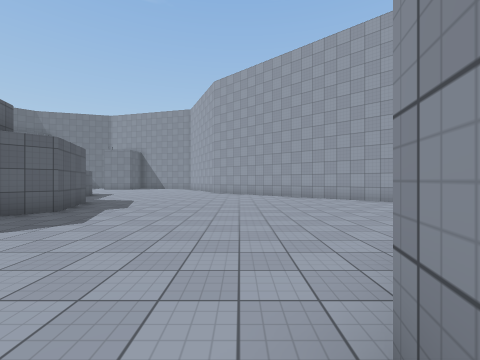
view 1 (above)

24 first-person views from a walk through a 3-D level made in the Unity game engine. The camera is 1.5 m above the floor, looks level and sees 90° across. The floor is counted in squares, 2 m on a side. Each view is taken from the middle of a square. On the plan, view 1 faces up. The plan holds only what a view shows up to about 9 squares ahead; the rest is blank. The place goes on beyond the plan. The player character is not drawn. Surface patterns are stand-ins for the level's own textures.

view 2
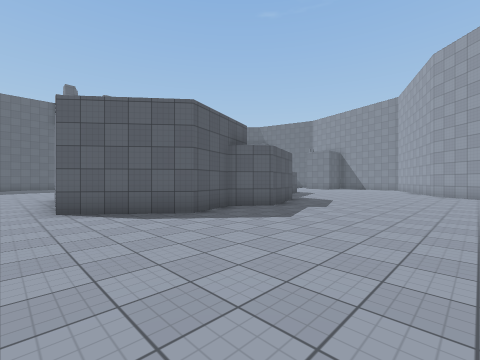

view 3
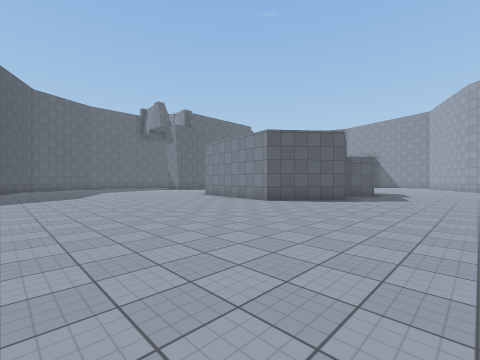

view 4
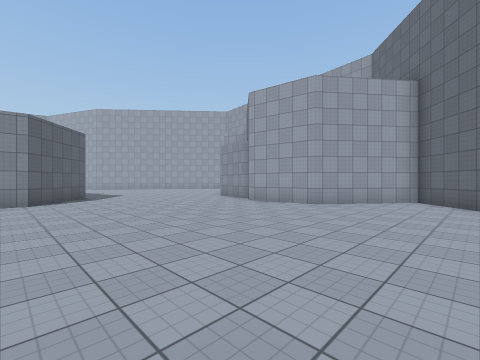

view 5
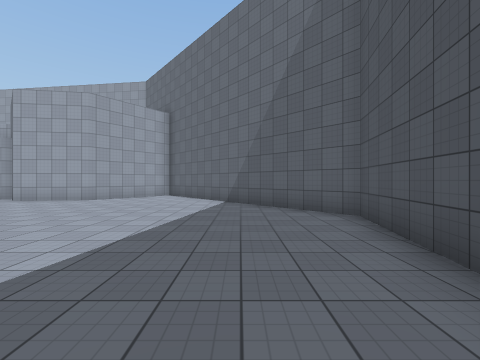

view 6
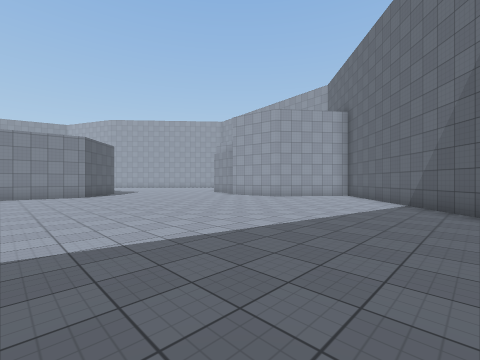

view 7
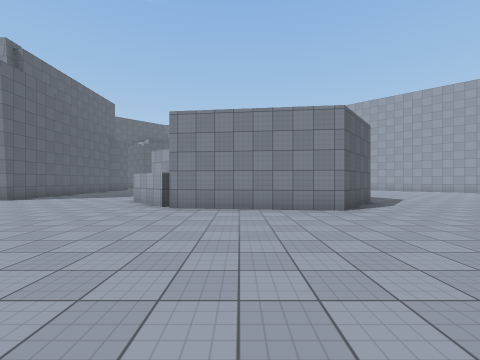

view 8
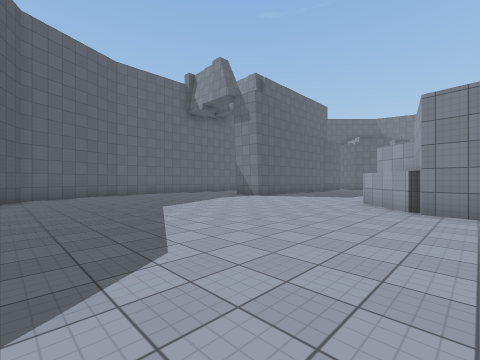

view 9
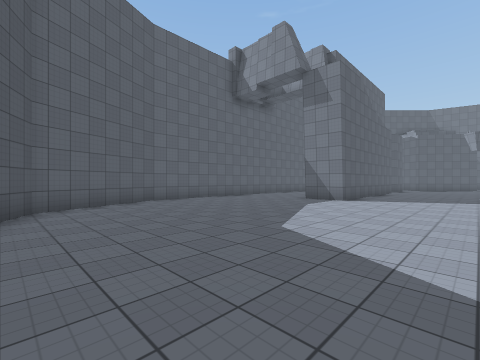

view 10
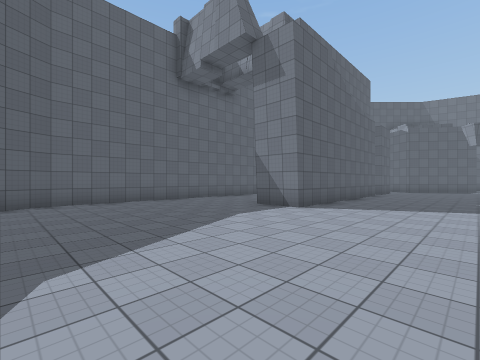

view 11
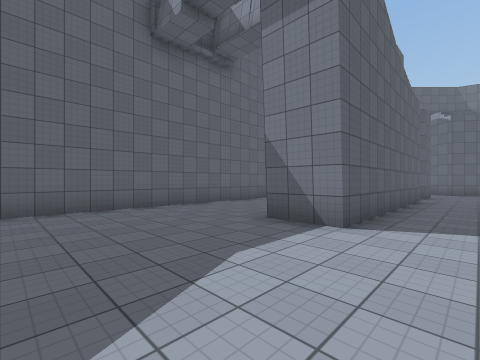

view 12
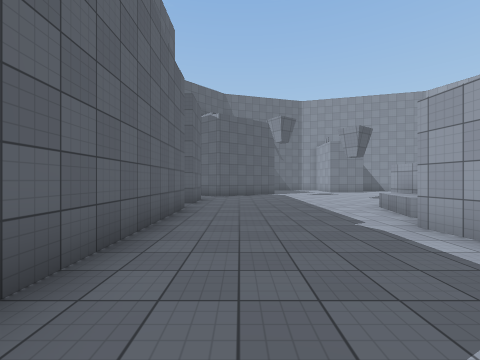

view 13
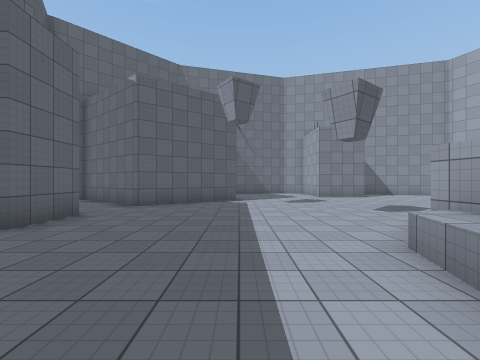

view 14
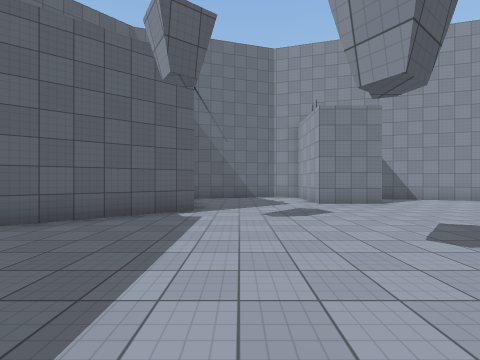

view 15
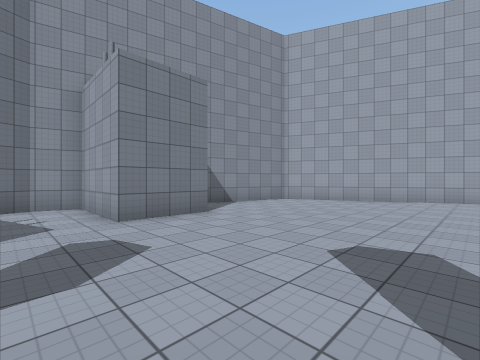

view 16
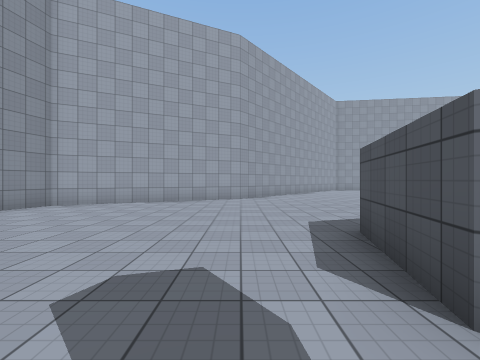

view 17
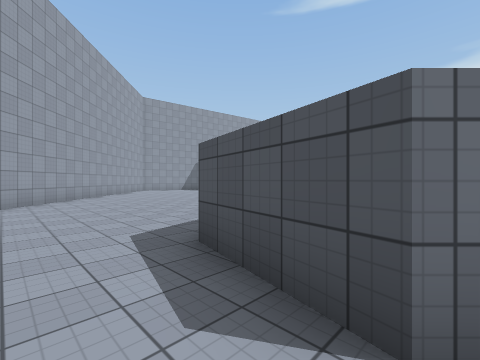

view 18
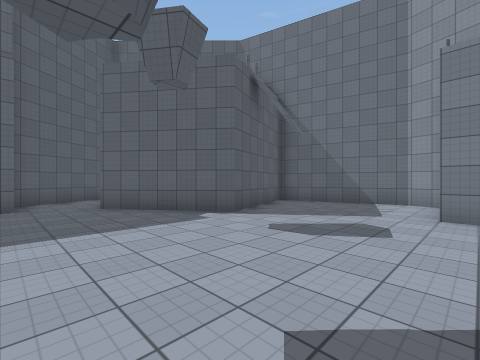

view 19
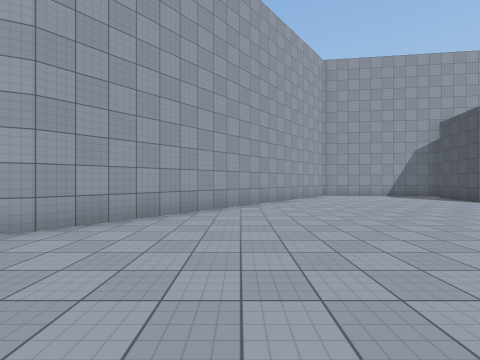

view 20
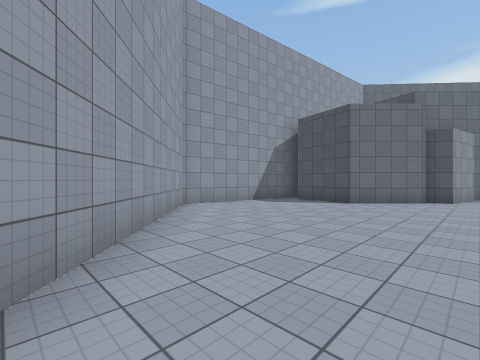

view 21
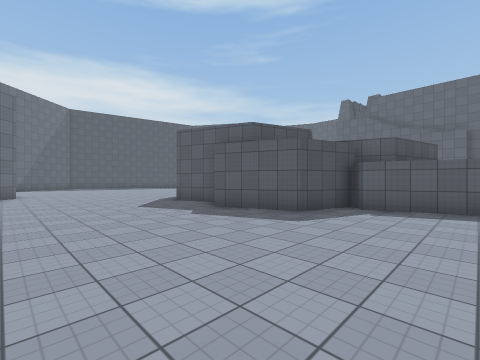

view 22
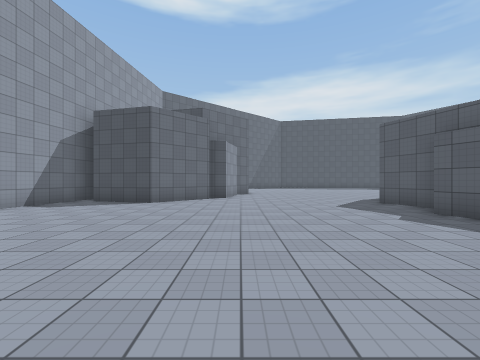

view 23
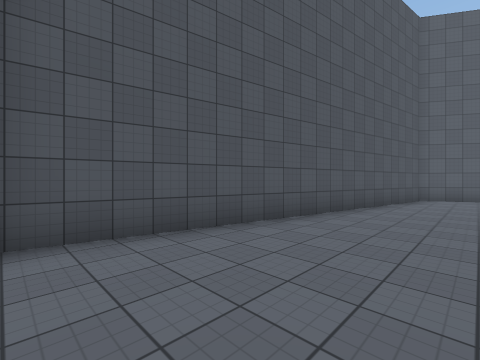

view 24
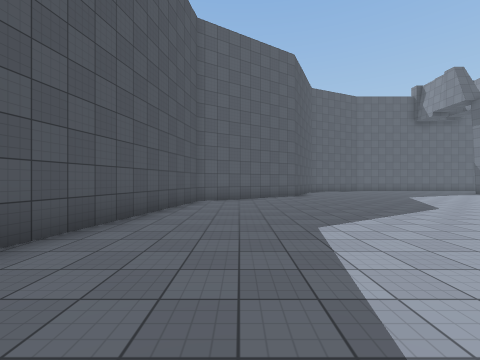

### Floor plan
Points are (right, up) in squares from view 1. A wall is a line through its corners. A room is listed if a view was taken in it or the views show most of it. See-through windows are left out.
Room 1 (views 1, 2, 3, 4, 5, 6, 7, 8, 9, 10, 11, 12, 13, 14, 15, 16, 17, 18, 19, 20, 21, 22, 23, 24)
walls: (-11.1, 1.6) (-12.7, 3.4); (-13, 6.9) (-13.2, 7.9); (-0.2, -1.6) (0.2, -1.3); (0.1, -0.9) (0.6, 0.9) (1.2, 1.1); (-11.4, 10.2) (-11.5, 11.2); (-7.1, 11) (-6.4, 8.9) (-6.9, 8.5) (-5.1, 7.9) (-4.3, 5.7) (-5.1, 4.8) (-4.5, 3.2) (-6.4, 0.9) (-11, 1.4); (1.2, 1.4) (2.9, 3.1) (5.2, 2.5); (-9.9, 12.8) (-7.4, 12.2); (-15.5, -9) (-14.5, -10.5) (-4, -12.5) (2.7, -6.6) (-0.1, -4.4) (-0.5, -1.9); (-17.5, 10.5) (-17.5, 3.8) (-19, 3.8); (-22.5, 6.2) (-22.5, -1) (-21, -4.5) (-20, -5); (5.8, 1.9) (6.5, 7) (-1.5, 14) (-4, 19.5) (-7.2, 20.3); (-17.5, 13.2) (-17.5, 11.5); (-8.5, 18.6) (-10.5, 18.6) (-10.5, 21.2) (-11.5, 21.5) (-15.3, 20.5) (-14.1, 17) (-17, 14.8)
low walls: (-12.6, 8.8) (-12.1, 10.8)
ways out: opening at (-17, 14)

Positions as (right, up) in squares from view 1, and headings:
1: (0, 0), facing up
2: (0, 0), facing up-left
3: (-1, -6), facing up-left
4: (-7, -8), facing up-right
5: (-9, -10), facing right
6: (-9, -11), facing up-right
7: (-9, -5), facing up
8: (-10, -5), facing up-left
9: (-14, -5), facing up-left
10: (-14, -2), facing up-left
11: (-16, 0), facing up-left
12: (-16, 4), facing up
13: (-14, 8), facing up
14: (-13, 11), facing up
15: (-12, 14), facing up-right
16: (-11, 14), facing right
17: (-10, 14), facing down-right
18: (-10, 13), facing up-left
19: (-5, 11), facing right
20: (0, 11), facing down-right
21: (0, 11), facing down-left
22: (0, 11), facing down
23: (-4, -9), facing down-left
24: (-6, -9), facing left
